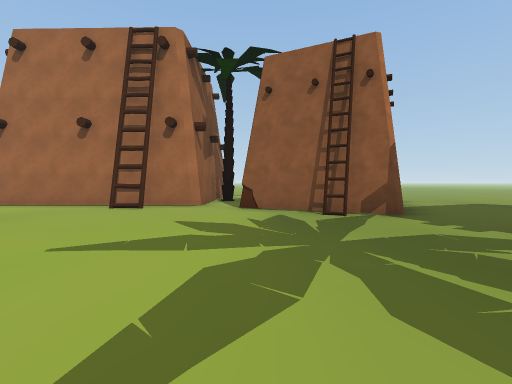
view 1 (above)

16 first-person views from a walk through a Unity game level. The camera is 1.2 m above the floor, tilts 2° down and sees 85° across. The floor is counted in squares, 2 m on a side. Each view is taken from the middle of a square. On the plan, view 1 faces up. The plan holds only what a view shows up to about 9 squares ahead; the rest is blank. The place goes on beyond the plan. The player is left out. Door leaves are left out, so doorways stand open. Some surface patterns are stand-ins.

view 2
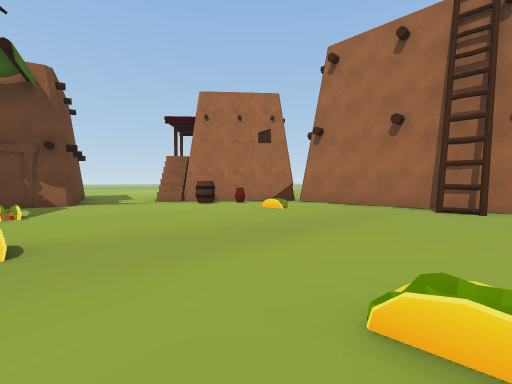

view 3
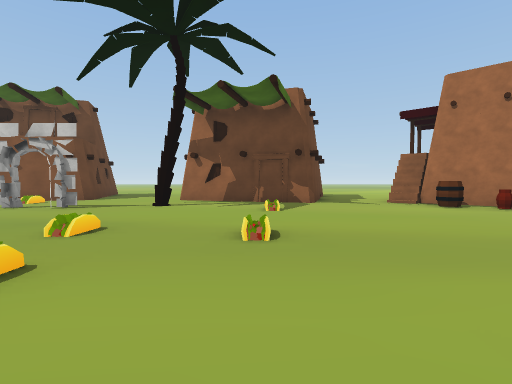

view 4
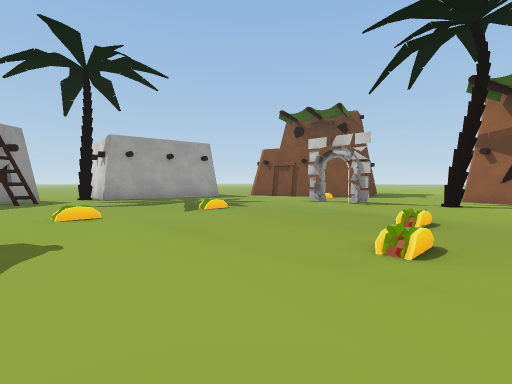

view 5
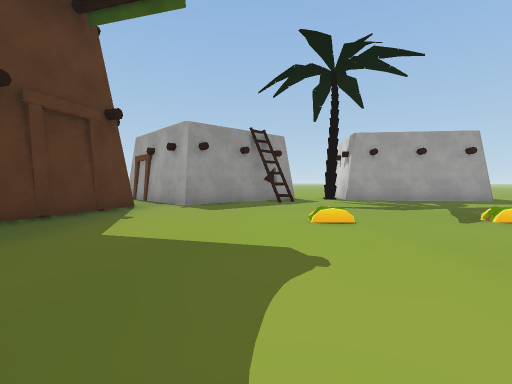

view 6
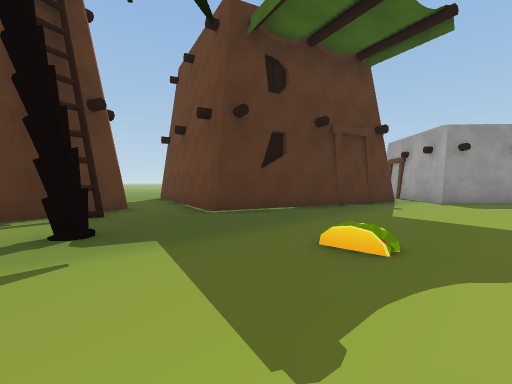

view 7
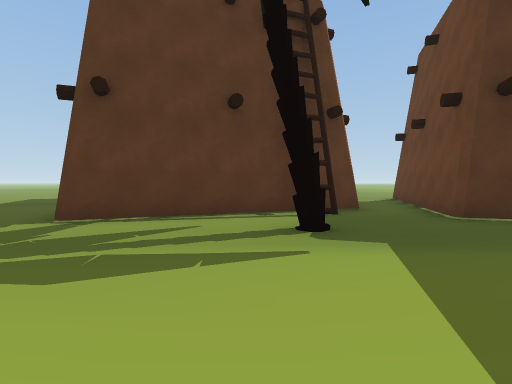

view 8
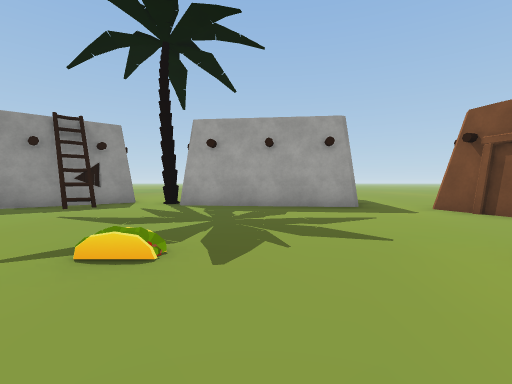

view 9
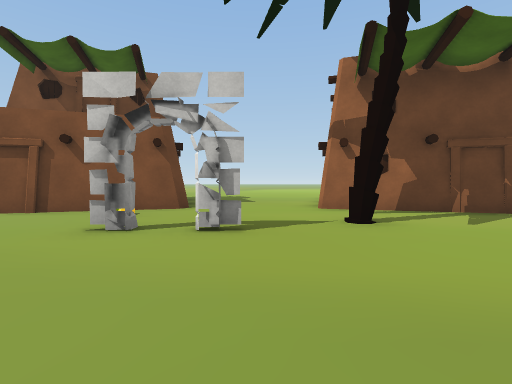

view 10
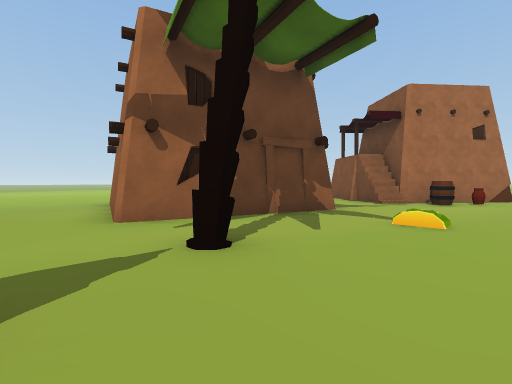

view 11
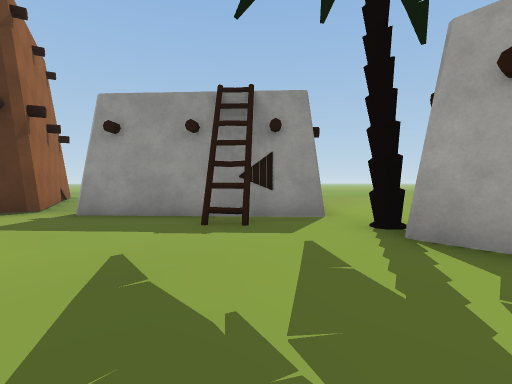

view 12
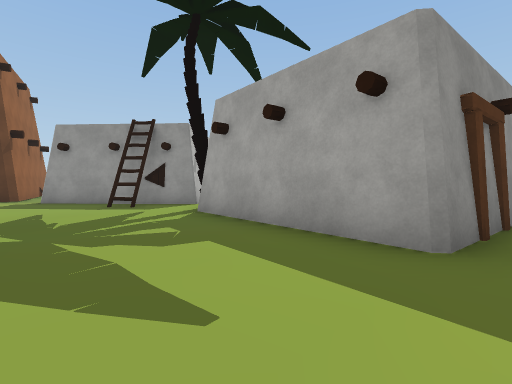

view 13
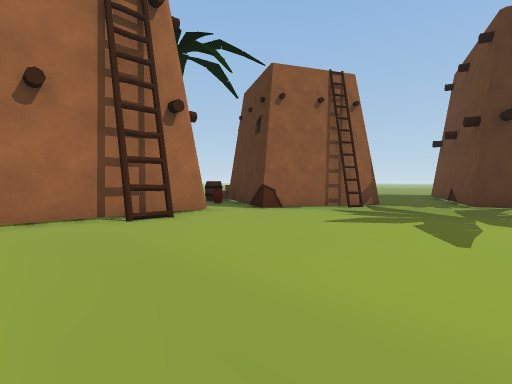

view 14
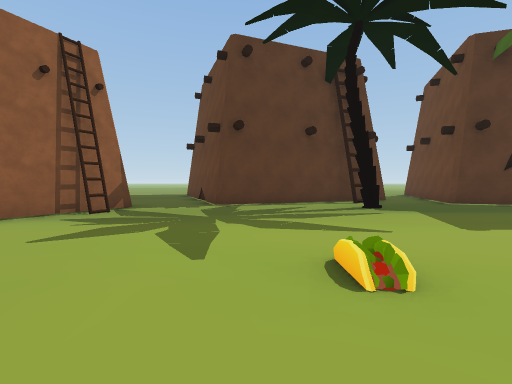

view 15
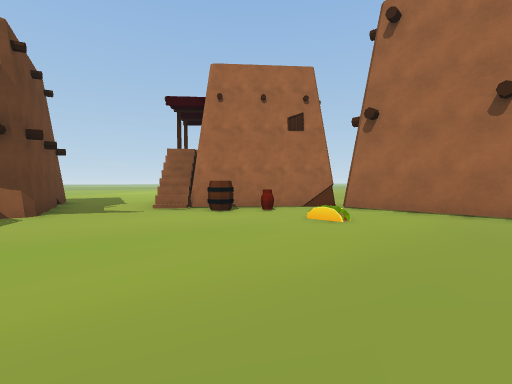

view 16
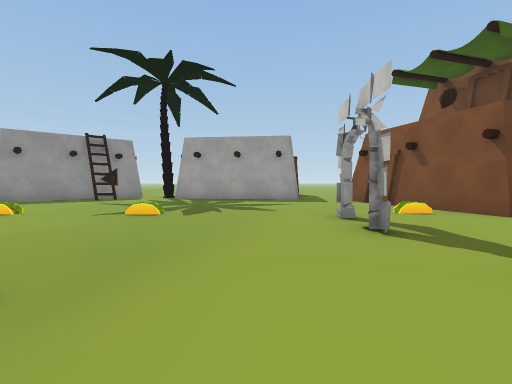

### Floor plan
Key: @ floor where view 1 was taken; # wall or solid block; . floor; / step, stairs or slope; D open door; O other object.
Columns run from 18 left of view 1 to 8 right of it. Each row starts with its distance up from view 1.
  9                  OO#   ....
  8                  .O#   ....
  7          ##O#####.##  .....
  6         ##.........## ....
  5      ..##OO.........#....
  4     ...//...............#
  3     O................O###
  2      ###..............#
  1        #O.............##
  0        #...../....@....#
 -1  ..#  ##.............OO#
 -2 .....O#..O.............#
 -3 ..........................
 -4   ....................###..
 -5        ..DD..........O  ###
 -6       O...#..........#
 -7     OOOO.............#
 -8     OOOO............O#
 -9      OOO............O##
-10      OOOO.........O#....O
-11      O  ..#O#O..O####
-12        ...#   O.##
-13        ...    ...
-14          O     ..O
-15                ...
-16                ...

Where each view was taken, in squares from view 1:
view 1: 0 up, 0 right, facing up
view 2: 0 up, 2 left, facing up-left
view 3: 0 up, 2 left, facing left
view 4: 1 down, 1 left, facing down-left
view 5: 2 down, 1 left, facing down
view 6: 0 up, 1 left, facing down-right
view 7: 0 up, 1 left, facing right
view 8: 4 down, 6 left, facing down
view 9: 4 down, 5 left, facing left
view 10: 4 down, 7 left, facing up-left
view 11: 8 down, 5 left, facing down-right
view 12: 8 down, 9 left, facing down-right
view 13: 2 up, 5 left, facing up-right
view 14: 2 up, 4 left, facing right
view 15: 1 up, 4 left, facing up-left
view 16: 1 down, 7 left, facing down
